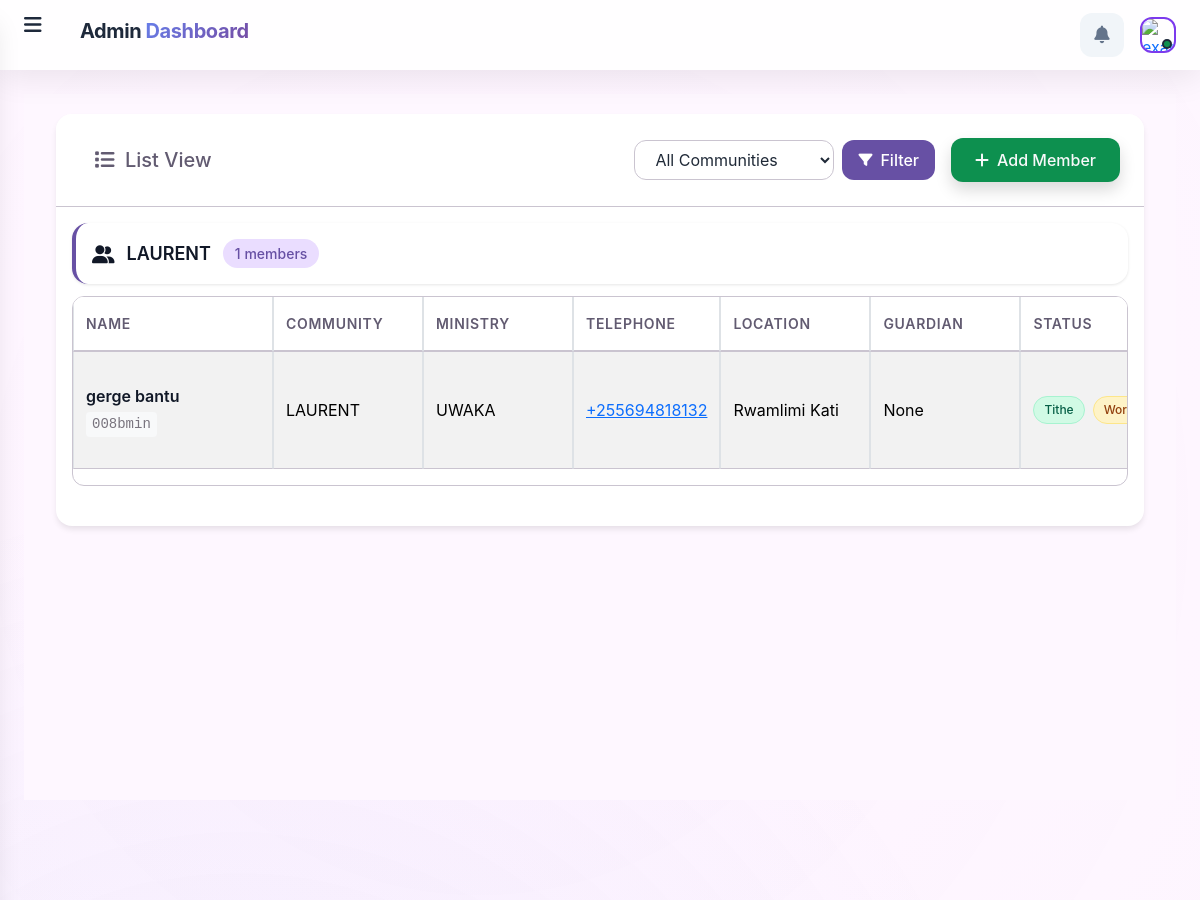
The page /members/table/ (signed in, upper part) on the database as committed earlier.
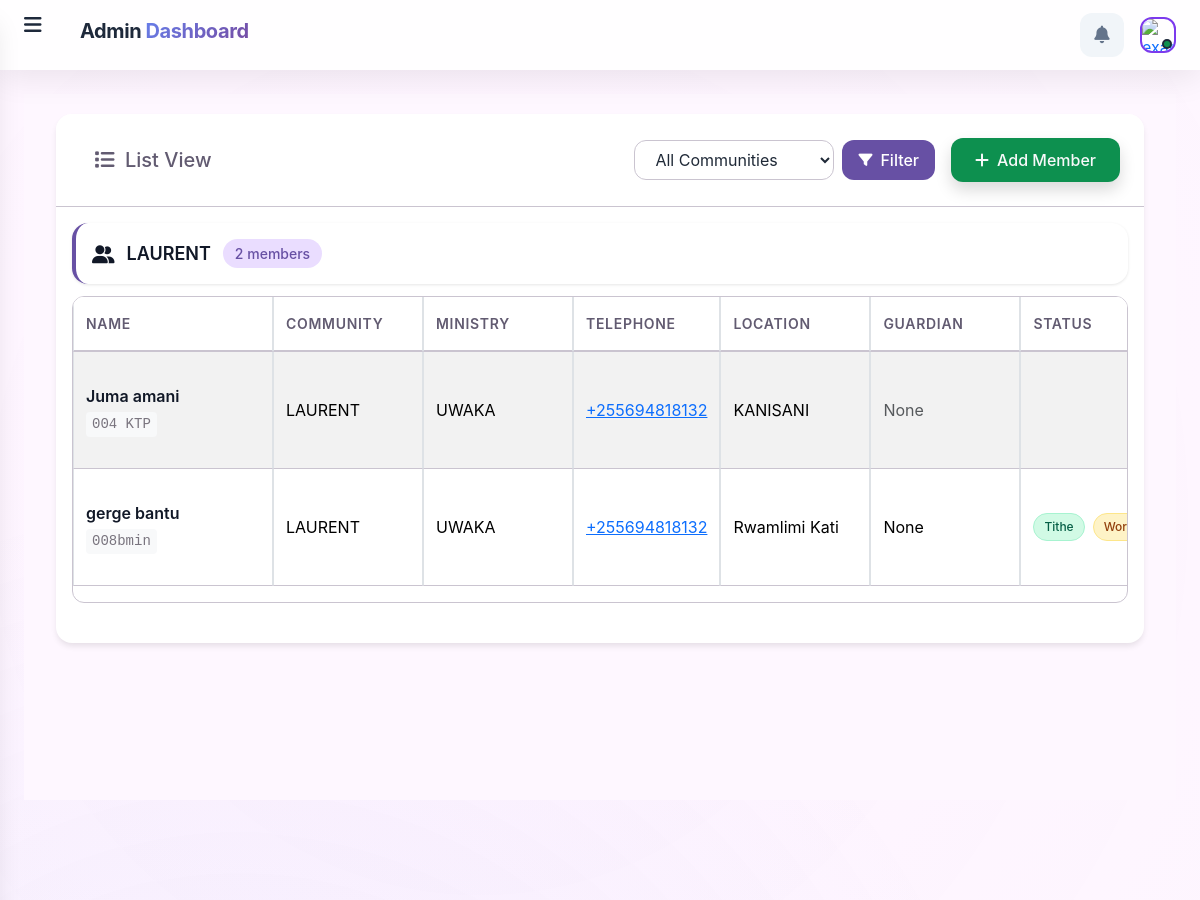
The same page on the database as committed later.
### member/models.py (models this page shows, shortened)
class Community(models.Model):
    name = models.CharField(max_length=255, unique=True)
    created_at = models.DateTimeField(auto_now_add=True)
    updated_at = models.DateTimeField(auto_now=True)

class Member(models.Model):
    MEMBERSHIP_CATEGORY_CHOICES = [
        ('elder', 'Elder'),
        ('youth', 'Youth'),
        ('child', 'Child'),
    ]
    name = models.CharField(max_length=255)
    code = models.CharField(max_length=50, help_text="001PT", null=True, blank=True)
    active = models.BooleanField(default=True)
    shepherd = models.ForeignKey(Community, on_delete=models.CASCADE, null=True, blank=True, related_name='members')
    ministry = models.ForeignKey(Ministry, on_delete=models.CASCADE, null=True, blank=True, related_name='members')
    telephone = PhoneNumberField(max_length=255, null=True, blank=True, help_text=' Eg. +255 ')
    location = models.CharField(max_length=255, blank=True, null=True)
    fathers_name = models.CharField(max_length=255, null=True, blank=True)
    mothers_name = models.CharField(max_length=255, null=True, blank=True)
    guardians_name = models.CharField(max_length=255, null=True, blank=True)
    GENDER_CHOICES = [
        ('male', 'Male'),
        ('female', 'Female'),
    ]
    gender = models.CharField(max_length=10, choices=GENDER_CHOICES, null=True, blank=True)
    pays_tithe = models.BooleanField(default=False)
    working = models.BooleanField(default=False)
    schooling = models.BooleanField(default=False)
    picture = models.ImageField(upload_to=upload_image_path, null=True, blank=True)
    transfered = models.BooleanField(default=False)
    transfer_update = models.CharField(max_length=250, null=True, blank=True)
    membership_category = models.CharField(max_length=10, choices=MEMBERSHIP_CATEGORY_CHOICES, null=True, blank=True, help_text="Distinguishes between Elders, Youth, and Children")
    objects = MemberManager()
    class Meta:
        ordering = ['name']
        verbose_name_plural = 'Members'

class Ministry(models.Model):
    name = models.CharField(max_length=255, unique=True)
    feast_name = models.CharField(max_length=100, blank=True, null=True)
    feast_date = models.DateField(blank=True, null=True)
    created_at = models.DateTimeField(default=timezone.now)
    updated_at = models.DateTimeField(auto_now=True)
    class Meta:
        verbose_name_plural = "Ministries"
        ordering = ['name']

### member/views.py (the view)
# urls.py: path('table/', table_members, name="table_members"),
@login_required
def table_members(request):
    template = "members/table.html"
    community_filter = request.GET.get('community', '')
    members = Member.objects.all()
    if community_filter:
        members = members.filter(shepherd__name__icontains=community_filter)
    profile, created = UserProfile.objects.get_or_create(user=request.user)
    paginator = Paginator(members, 23)
    page_number = request.GET.get('page', 1)
    try:
        page_obj = paginator.get_page(page_number)
    except PageNotAnInteger:
        page_obj = paginator.get_page(1)
    except EmptyPage:
        page_obj = paginator.get_page(paginator.num_pages)
    grouped_members = []
    current_member = list(page_obj.object_list)
    def get_shepherd_name(member):
        return member.shepherd.name if member.shepherd else ""
    current_member.sort(key=get_shepherd_name)
    for shepherd, members in groupby(current_member, key=lambda x: x.shepherd):
        members_list = list(members)
        grouped_members.append({
            'shepherd': shepherd,
            'members': members_list,
            'count': len(members_list)
        })
    shepherds = CommunityLeader.objects.all()
    communities = Community.objects.all().order_by('name')
    context = {
        "profile": profile,
        "grouped_members": grouped_members,
        "page_obj": page_obj,
        "total": paginator.count,
        "shepherds": shepherds,
        "communities": communities,
        "selected_community": community_filter,
        "total_tithe": Member.objects.pays_tithe().count(),
        "total_new_believers": Member.objects.filter(gender='female').count(),
        "total_schooling": Member.objects.schooling().count(),
        "total_working": Member.objects.working().count(),
        "total_delete": Member.objects.filter(active=False).count(),
        "status": "all",
    }
    return render(request, template, context)

### christ_king_church/context_processors.py (called while the page is built)
def language_context(request):
    current_language = get_language()
    return {
        'LANGUAGE_CODE': current_language,
        'LANGUAGES': settings.LANGUAGES,
        'CURRENT_LANGUAGE_CODE': current_language,
        'CURRENT_LANGUAGE_NAME': dict(settings.LANGUAGES).get(current_language, 'English'),
        'IS_SWAHILI': current_language == 'sw',
        'IS_ENGLISH': current_language == 'en',
    }

### finance/base_models.py (called while the page is built)
    def get_queryset(self):
        return super().get_queryset().filter(is_deleted=False)

### member/models.py (called while the page is built)
    def active(self):
        qs = self.get_queryset().filter(active=True)
        return qs

    def pays_tithe(self):
        return self.active().filter(pays_tithe=True)

    def working(self):
        return self.active().filter(working=True)

    def schooling(self):
        return self.active().filter(schooling=True)

### users/models.py (called while the page is built)
    def get_full_name(self):
        return f"{self.firstname} {self.lastname}".strip()

    def is_approver(self):
        return self.roles in self.APPROVER_ROLES or self.is_superuser or self.is_staff

### templates/members/table.html (shortened to what the changed rows need)
{% extends 'base.html' %}
{% load static %}
{% block content %}
<div class="dashboard-wrapper">
    <div class="container-fluid dashboard-content">
        <div class="col-xl-12 col-lg-12 col-md-12 col-sm-12 col-12">
            <div class="card">
                <div class="card-body">
                    {% if grouped_members %}
                        {% for group in grouped_members %}
                            <div class="shepherd-group">
                                <div class="shepherd-header">
                                    <div class="shepherd-title">
                                        {% if group.shepherd %}
                                            <i class="fas fa-user-friends"></i>
                                            {{ group.shepherd.name }}
                                            <span class="shepherd-count">{{ group.count }} members</span>
                                        {% else %}
                                            <span class="no-shepherd-title">
                                                <i class="fas fa-question-circle"></i>
                                                No Community Assigned
                                                <span class="shepherd-count">{{ group.count }} members</span>
                                            </span>
                                        {% endif %}
                                    </div>
                                </div>
                                <div class="table-scroll-container">
                                    <table class="table table-striped table-bordered">
                                        <thead>
                                            <tr>
                                                <th>Name</th>
                                                <th>Community</th>
                                                <th>Ministry</th>
                                                <th>Telephone</th>
                                                <th>Location</th>
                                                <th>Guardian</th>
                                                <th>Status</th>
                                            </tr>
                                        </thead>
                                        <tbody>
                                            {% for member in group.members %}
                                            <tr>
                                                <td>
                                                    <div class="member-info-cell">
                                                        <span class="member-name">{{ member.name }}</span>
                                                        {% if member.code %}
                                                        <span class="member-code">{{ member.code }}</span>
                                                        {% endif %}
                                                    </div>
                                                </td>
                                                <td>
                                                    {% if member.shepherd %}
                                                    {{ member.shepherd.name }}
                                                    {% else %}
                                                    <span class="text-muted">None</span>
                                                    {% endif %}
                                                </td>
                                                <td>
                                                    {% if member.ministry %}
                                                    {{ member.ministry.name }}
                                                    {% else %}
                                                    <span class="text-muted">None</span>
                                                    {% endif %}
                                                </td>
                                                <td>
                                                    {% if member.telephone %}
                                                    <a href="tel:{{ member.telephone }}" class="text-primary">
                                                        {{ member.telephone }}
                                                    </a>
                                                    {% else %}
                                                    <span class="text-muted">No contact</span>
                                                    {% endif %}
                                                </td>
                                                <td>
                                                    {% if member.location %}
                                                    {{ member.location }}
                                                    {% else %}
                                                    <span class="text-muted">None</span>
                                                    {% endif %}
                                                </td>
                                                <td>
                                                    {% if member.guardians_name %}
                                                    {{ member.guardians_name }}
                                                    {% else %}
                                                    <span class="text-muted">None</span>
                                                    {% endif %}
                                                </td>
                                                <td>
                                                    <div class="status-badges">
                                                        {% if member.pays_tithe %}
                                                            <span class="status-badge badge-tithe">Tithe</span>
                                                        {% endif %}
                                                        {% if member.working %}
                                                            <span class="status-badge badge-working">Working</span>
                                                        {% endif %}
                                                    </div>
                                                </td>
                                            </tr>
                                            {% endfor %}
                                        </tbody>
                                    </table>
                                </div>
                            </div>
                        {% endfor %}
                    {% endif %}
                </div>
            </div>
        </div>
    </div>
</div>
{% endblock content %}

Rows that differ between the two databases and show on the page:
computed for Community "LAURENT": count "1" → "2"
added Member: name "Juma amani", code "004 KTP", shepherd.name "LAURENT", ministry.name "UWAKA", telephone "+255694818132", location "KANISANI", shows "None"
